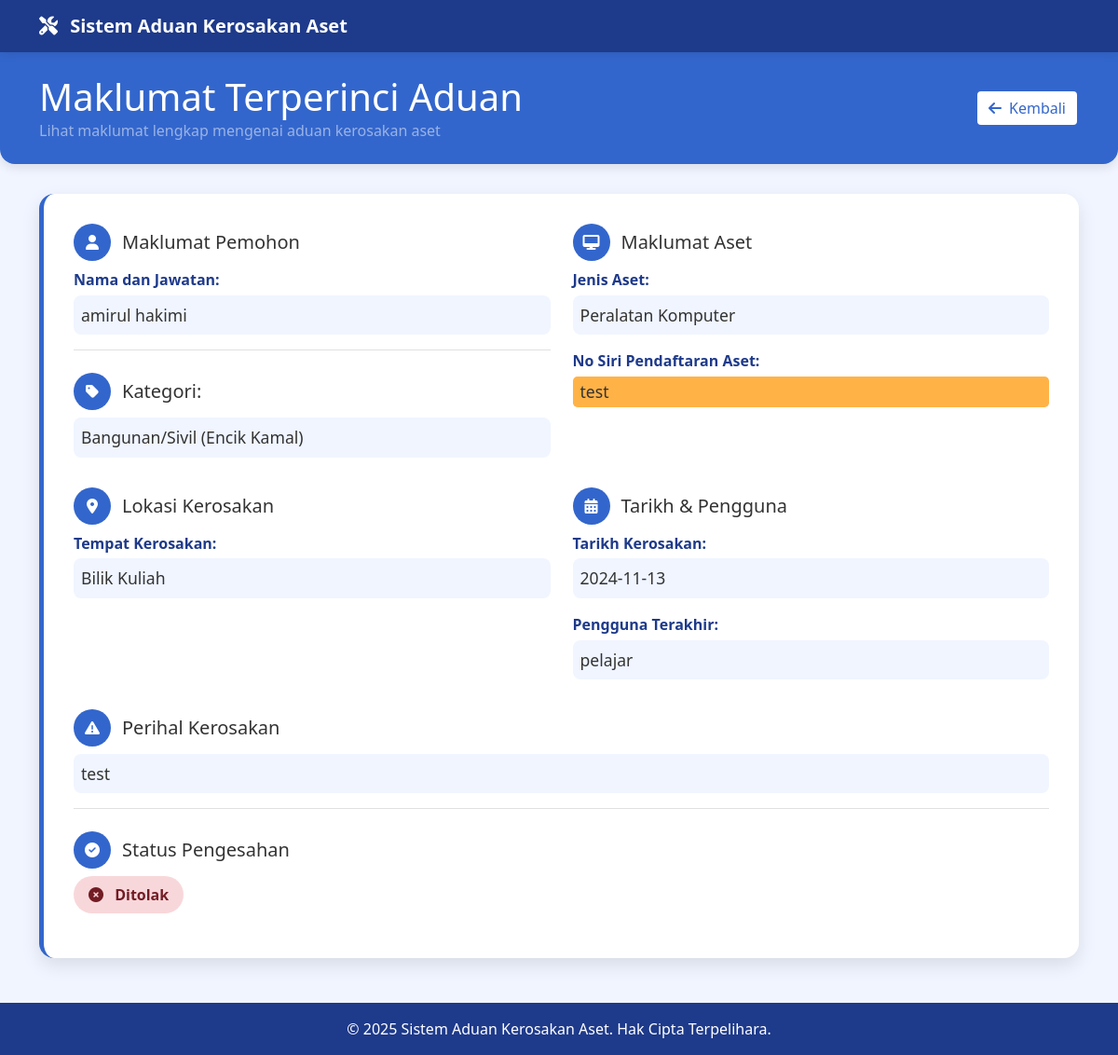
/view_staff.php?no_id=34, run on the app's committed database.
### tables this page shows
CREATE TABLE IF NOT EXISTS `tbl_semakan` (
  `no_id` int NOT NULL AUTO_INCREMENT,
  `role` varchar(50) DEFAULT NULL,
  `jenis_aset` varchar(255) DEFAULT NULL,
  `no_siri` varchar(50) DEFAULT NULL,
  `tempat_rosak` varchar(255) DEFAULT NULL,
  `userterakhir` varchar(255) DEFAULT NULL,
  `ulasan` varchar(500) DEFAULT NULL,
  `nama` varchar(255) DEFAULT NULL,
  `emel` varchar(255) DEFAULT NULL,
  `tarikh_rosak` varchar(50) DEFAULT NULL,
  `lulus_jabatan` varchar(255) DEFAULT 'Dalam Proses',
  `image` varchar(266) DEFAULT NULL,
  `tarikh` varchar(50) DEFAULT NULL,
  `bppa` varchar(50) DEFAULT NULL,
  `kosdahulu` varchar(50) DEFAULT NULL,
  `anggarankos` varchar(50) DEFAULT NULL,
  `syorulasan` longtext,
  `pic` varchar(50) DEFAULT NULL,
  `tarikhbppa` varchar(50) DEFAULT NULL,
  `kelulusan` varchar(50) DEFAULT NULL,
  `ulasantpo` longtext,
  `tarikhtpo` varchar(50) DEFAULT NULL,
  PRIMARY KEY (`no_id`) USING BTREE
);

### view_staff.php (the view, shortened to what this page needs)
<!DOCTYPE html>
<html lang="en">
<head>
    <link rel="stylesheet" href="https://cdn.jsdelivr.net/npm/bootstrap@5.2.2/dist/css/bootstrap.min.css">
    <link rel="stylesheet" href="https://cdnjs.cloudflare.com/ajax/libs/font-awesome/6.2.0/css/all.min.css">
</head>
<body>
    <nav class="navbar navbar-expand-lg navbar-dark">
        <div class="container">
            <a class="navbar-brand" href="#">
                <i class="fas fa-tools me-2"></i>
                Sistem Aduan Kerosakan Aset
            </a>
        </div>
    </nav>
    <div class="page-header">
        <div class="container">
            <div class="d-flex justify-content-between align-items-center">
                <div>
                    <h1 class="mb-0">Maklumat Terperinci Aduan</h1>
                    <p class="mb-0 text-white-50">Lihat maklumat lengkap mengenai aduan kerosakan aset</p>
                </div>
                <div>
                    <a href="welcome.php" class="btn back-btn">
                        <i class="fas fa-arrow-left me-2"></i>Kembali
                    </a>
                </div>
            </div>
        </div>
    </div>
    <div class="container">
        <div class="detail-card">
            <?php
            include 'db.php';
            if (isset($_GET['no_id']) && is_numeric($_GET['no_id'])) {
                $no_id = $_GET['no_id'];
                $sql = "SELECT * FROM tbl_semakan WHERE no_id = $no_id";
                $result = mysqli_query($conn, $sql);
                if (mysqli_num_rows($result) > 0) {
                    $row = mysqli_fetch_array($result);
            ?>
                <div class="row">
                    <div class="col-md-6">
                        <div class="detail-section">
                            <div class="d-flex align-items-center mb-2">
                                <div class="icon-circle">
                                    <i class="fas fa-user"></i>
                                </div>
                                <h5 class="mb-0">Maklumat Pemohon</h5>
                            </div>
                            <div class="detail-label">Nama dan Jawatan:</div>
                            <div class="detail-value"><?php echo $row["nama"]; ?></div>
                        </div>
                        <div class="detail-section">
                            <div class="d-flex align-items-center mb-2">
                                <div class="icon-circle">
                                    <i class="fas fa-tag"></i>
                                </div>
                                <h5 class="mb-0">Kategori:</h5>
                            </div>
                            <div class="detail-value"><?php echo $row["role"]; ?></div>
                        </div>
                    </div>
                    <div class="col-md-6">
                        <div class="detail-section">
                            <div class="d-flex align-items-center mb-2">
                                <div class="icon-circle">
                                    <i class="fas fa-desktop"></i>
                                </div>
                                <h5 class="mb-0">Maklumat Aset</h5>
                            </div>
                            <div class="detail-label">Jenis Aset:</div>
                            <div class="detail-value"><?php echo $row["jenis_aset"]; ?></div>
                            <div class="detail-label mt-3">No Siri Pendaftaran Aset:</div>
                            <div class="detail-value highlight"><?php echo $row["no_siri"]; ?></div>
                        </div>
                    </div>
                </div>
                <div class="row mt-3">
                    <div class="col-md-6">
                        <div class="detail-section">
                            <div class="d-flex align-items-center mb-2">
                                <div class="icon-circle">
                                    <i class="fas fa-map-marker-alt"></i>
                                </div>
                                <h5 class="mb-0">Lokasi Kerosakan</h5>
                            </div>
                            <div class="detail-label">Tempat Kerosakan:</div>
                            <div class="detail-value"><?php echo $row["tempat_rosak"]; ?></div>
                        </div>
                    </div>
                    <div class="col-md-6">
                        <div class="detail-section">
                            <div class="d-flex align-items-center mb-2">
                                <div class="icon-circle">
                                    <i class="fas fa-calendar-alt"></i>
                                </div>
                                <h5 class="mb-0">Tarikh & Pengguna</h5>
                            </div>
                            <div class="detail-label">Tarikh Kerosakan:</div>
                            <div class="detail-value"><?php echo $row["tarikh_rosak"]; ?></div>
                            <div class="detail-label mt-3">Pengguna Terakhir:</div>
                            <div class="detail-value"><?php echo $row["userterakhir"]; ?></div>
                        </div>
                    </div>
                </div>
                <div class="detail-section mt-3">
                    <div class="d-flex align-items-center mb-2">
                        <div class="icon-circle">
                            <i class="fas fa-exclamation-triangle"></i>
                        </div>
                        <h5 class="mb-0">Perihal Kerosakan</h5>
                    </div>
                    <div class="detail-value"><?php echo $row["ulasan"]; ?></div>
                </div>
                <div class="detail-section mt-3">
                    <div class="d-flex align-items-center mb-2">
                        <div class="icon-circle">
                            <i class="fas fa-check-circle"></i>
                        </div>
                        <h5 class="mb-0">Status Pengesahan</h5>
                    </div>
                    <?php
                        $status = strtolower($row["lulus_jabatan"]);
                        $statusClass = "status-pending";
                        $statusIcon = "question-circle";
                        if (strpos($status, 'lulus') !== false || strpos($status, 'sah') !== false) {
                            $statusClass = "status-approved";
                            $statusIcon = "check-circle";
                        } else if (strpos($status, 'tidak') !== false || strpos($status, 'tolak') !== false) {
                            $statusClass = "status-rejected";
                            $statusIcon = "times-circle";
                        }
                    ?>
                    <div class="status-badge <?php echo $statusClass; ?>">
                        <i class="fas fa-<?php echo $statusIcon; ?> me-2"></i>
                        <?php echo $row["lulus_jabatan"]; ?>
                    </div>
                </div>
            <?php
                } else {
                    echo '<div class="alert alert-warning" role="alert">
                        <i class="fas fa-exclamation-triangle me-2"></i>
                        Tiada pemohonan dijumpai. ID aduan tidak wujud atau telah dipadam.
                    </div>';
                }
            } else {
                echo '<div class="alert alert-danger" role="alert">
                    <i class="fas fa-exclamation-circle me-2"></i>
                    ID aduan tidak sah. Sila kembali ke halaman utama.
                </div>';
            }
            ?>
        </div>
    </div>
    <footer class="footer">
        <div class="container text-center">
            <p class="mb-0">© 2025 Sistem Aduan Kerosakan Aset. Hak Cipta Terpelihara.</p>
        </div>
    </footer>
</body>
</html>

### view_staff.php (style rules this page uses)
:root { --primary: #3366CC; --secondary: #1E3A8A; --accent: #FFB347; --danger: #FF5A5A; --light-bg: #F0F5FF; --card-bg: #FFFFFF; --text-dark: #333333; --text-muted: #6C757D; --border-color: #E0E0E0; }
body { background-color: var(--light-bg); color: var(--text-dark); font-family: 'Segoe UI', Tahoma, Geneva, Verdana, sans-serif; }
.navbar { background-color: var(--secondary); box-shadow: 0 2px 10px rgba(0, 0, 0, 0.1); }
.navbar-brand { color: white; font-weight: bold; }
.page-header { background-color: var(--primary); color: white; padding: 1.5rem 0; border-radius: 0 0 1rem 1rem; margin-bottom: 2rem; box-shadow: 0 4px 12px rgba(0, 0, 0, 0.1); }
.back-btn { background-color: white; color: var(--primary); border: 2px solid var(--primary); transition: all 0.3s; }
.detail-card { background-color: var(--card-bg); border-radius: 1rem; box-shadow: 0 8px 20px rgba(0, 0, 0, 0.1); padding: 2rem; margin-bottom: 2rem; border-left: 5px solid var(--primary); }
.detail-section { margin-bottom: 1.5rem; border-bottom: 1px solid var(--border-color); padding-bottom: 1rem; }
.detail-section:last-child { border-bottom: none; margin-bottom: 0; }
.detail-label { font-weight: 600; color: var(--secondary); margin-bottom: 0.3rem; font-size: 1rem; }
.detail-value { font-size: 1.1rem; padding: 0.5rem; background-color: var(--light-bg); border-radius: 0.5rem; }
.status-badge { padding: 0.5rem 1rem; border-radius: 2rem; font-weight: bold; display: inline-block; }
.status-rejected { background-color: #F8D7DA; color: #721C24; }
.highlight { background-color: var(--accent); padding: 0.2rem 0.5rem; border-radius: 0.3rem; font-weight: 500; }
.icon-circle { display: inline-flex; align-items: center; justify-content: center; width: 2.5rem; height: 2.5rem; background-color: var(--primary); color: white; border-radius: 50%; margin-right: 0.75rem; }
.footer { background-color: var(--secondary); color: white; padding: 1rem 0; margin-top: 3rem; }

### data on the page
tbl_semakan: nama "amirul hakimi", role "Bangunan/Sivil (Encik Kamal)", jenis_aset "Peralatan Komputer", no_siri "test", tempat_rosak "Bilik Kuliah", tarikh_rosak "2024-11-13", userterakhir "pelajar", ulasan "test", lulus_jabatan "Ditolak"
